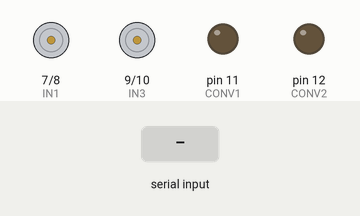
Bench run of a sketch on a simulated Arduino Uno, built with avr-gcc and run on an emulated ATmega328P. Parts: motor-driver pin pairs drawn as motors (green arrow = first pin HIGH = forward, orange = second pin HIGH = backward, longer = more drive, scaled by the enable pin), output pins drawn as LEDs (lit = HIGH). The inputs (shaded band) are chosen by the test bench.

Above: at 1.2 s.
1.3 s: "F" received over Serial
2.8 s: "B" received over Serial
4.3 s: "L" received over Serial
5.8 s: "R" received over Serial
7.3 s: "C" received over Serial
At 8.5 s:
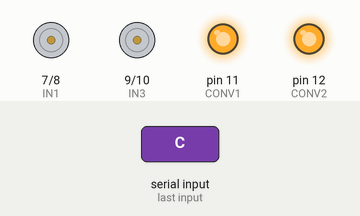
8.8 s: "X" received over Serial
At 9.7 s:
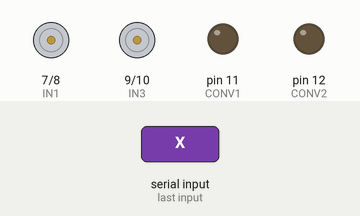
Timing chart, 0 to 11.3 s (numbered marks = the images above; inputs shaded):
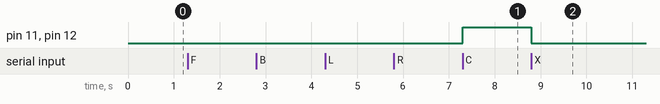

Measured:
- after the input at 7.3 s, pin 11 (CONV1), pin 12 (CONV2): LOW → HIGH at once
- after the input at 8.8 s, pin 11 (CONV1), pin 12 (CONV2): HIGH → LOW at once

The sketch:

cleaning_bot.ino
```cpp
// Controlled via Bluetooth App

#define ENA 5
#define ENB 6
#define IN1 7
#define IN2 8
#define IN3 9
#define IN4 10

#define CONV1 11
#define CONV2 12

char command;

void setup() {
  pinMode(ENA, OUTPUT);
  pinMode(ENB, OUTPUT);
  pinMode(IN1, OUTPUT);
  pinMode(IN2, OUTPUT);
  pinMode(IN3, OUTPUT);
  pinMode(IN4, OUTPUT);
  pinMode(CONV1, OUTPUT);
  pinMode(CONV2, OUTPUT);

  Serial.begin(9600);
}

void loop() {
  if (Serial.available()>0) {
    command = Serial.read();
    stopRobot();
    switch (command) {
      case 'F': moveForward(); break;
      case 'B': moveBackward(); break;
      case 'L': turnLeft(); break;
      case 'R': turnRight(); break;
      case 'S': stopRobot(); break;
      case 'C': startConveyor(); break;
      case 'X': stopConveyor(); break;
    }
  }
}

void moveForward() {
  digitalWrite(IN1, HIGH);
  digitalWrite(IN2, LOW);
  digitalWrite(IN3, HIGH);
  digitalWrite(IN4, LOW);
}

void moveBackward() {
  digitalWrite(IN1, LOW);
  digitalWrite(IN2, HIGH);
  digitalWrite(IN3, LOW);
  digitalWrite(IN4, HIGH);
}

void turnLeft() {
  digitalWrite(IN1, LOW);
  digitalWrite(IN2, HIGH);
  digitalWrite(IN3, HIGH);
  digitalWrite(IN4, LOW);
}

void turnRight() {
  digitalWrite(IN1, HIGH);
  digitalWrite(IN2, LOW);
  digitalWrite(IN3, LOW);
  digitalWrite(IN4, HIGH);
}

void stopRobot() {
  digitalWrite(IN1, LOW);
  digitalWrite(IN2, LOW);
  digitalWrite(IN3, LOW);
  digitalWrite(IN4, LOW);
}

void startConveyor() {
  digitalWrite(CONV1, HIGH);
  digitalWrite(CONV2, HIGH);
}

void stopConveyor() {
  digitalWrite(CONV1, LOW);
  digitalWrite(CONV2, LOW);
}
```
